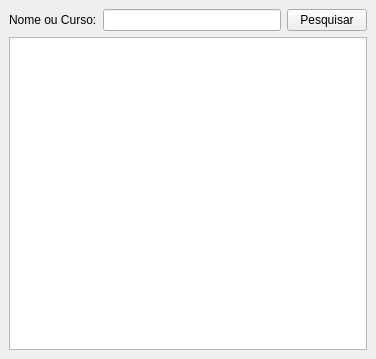
<?xml version="1.0" encoding="UTF-8"?>
<ui version="4.0">
 <class>PesqAlunos</class>
 <widget class="QMainWindow" name="PesqAlunos">
  <property name="geometry">
   <rect>
    <x>0</x>
    <y>0</y>
    <width>376</width>
    <height>359</height>
   </rect>
  </property>
  <property name="windowTitle">
   <string>Pesquisa de Alunos</string>
  </property>
  <widget class="QWidget" name="centralwidget">
   <layout class="QVBoxLayout" name="verticalLayout">
    <item>
     <layout class="QHBoxLayout" name="horizontalLayout">
      <item>
       <widget class="QLabel" name="label">
        <property name="text">
         <string>Nome ou Curso:</string>
        </property>
       </widget>
      </item>
      <item>
       <widget class="QLineEdit" name="line_pesquisa"/>
      </item>
      <item>
       <widget class="QPushButton" name="botao_pesquisar">
        <property name="text">
         <string>Pesquisar</string>
        </property>
       </widget>
      </item>
     </layout>
    </item>
    <item>
     <widget class="QPlainTextEdit" name="text_dados"/>
    </item>
   </layout>
  </widget>
 </widget>
 <resources/>
 <connections/>
</ui>
